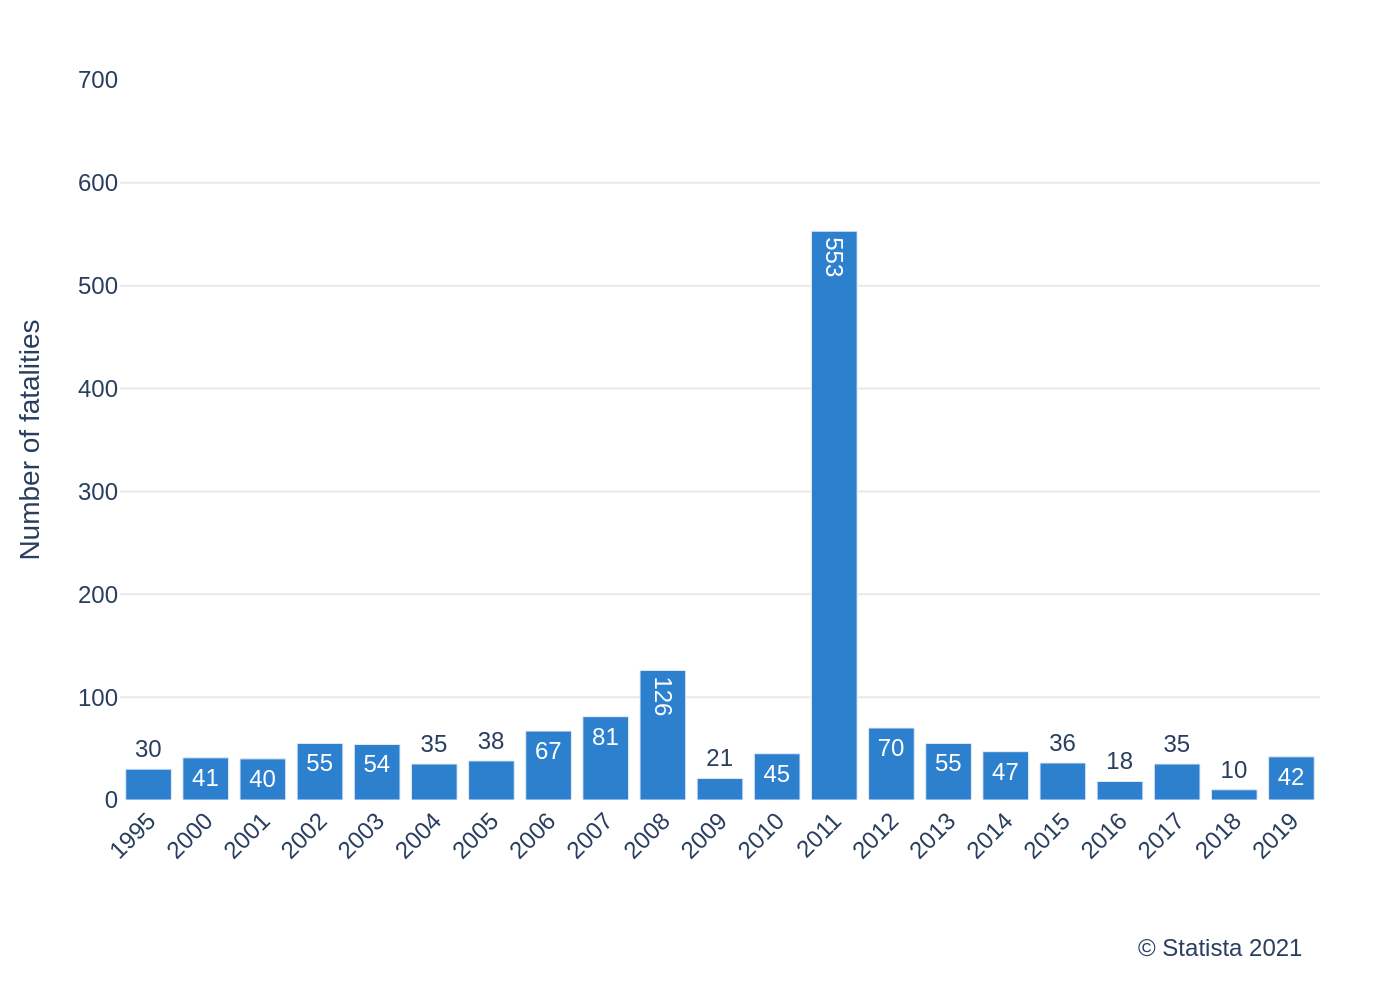

This figure's Python source:
import sys
import json
import plotly.graph_objects as go

# Check for command-line argument
if len(sys.argv) != 2:
    print("Usage: python create_chart.py <path_to_json_file>")
    sys.exit(1)

json_path = sys.argv[1]

# Read data from the specified JSON file
try:
    with open(json_path, 'r', encoding='utf-8') as f:
        chart_info = json.load(f)
except FileNotFoundError:
    print(f"Error: JSON file not found at {json_path}")
    sys.exit(1)
except json.JSONDecodeError:
    print(f"Error: Could not decode JSON from {json_path}")
    sys.exit(1)

# Extract data and texts from the JSON object
chart_data = chart_info.get("chart_data", [])
texts = chart_info.get("texts", {})
colors = chart_info.get("colors", [])

# Prepare data for Plotly
x_values = [item['x'] for item in chart_data]
y_values = [item['y'] for item in chart_data]

# Create the figure
fig = go.Figure()

# Add the bar trace
fig.add_trace(go.Bar(
    x=x_values,
    y=y_values,
    marker_color=colors[0] if colors else None,
    text=y_values,
    textposition='auto',
    hoverinfo='none'
))

# Update layout to match the original image
fig.update_layout(
    font=dict(family="Arial", size=12),
    plot_bgcolor='white',
    paper_bgcolor='white',
    showlegend=False,
    xaxis=dict(
        title_text=texts.get("x_axis_title"),
        showgrid=False,
        showline=False,
        tickangle=-45
    ),
    yaxis=dict(
        title_text=texts.get("y_axis_title"),
        range=[0, 700],
        gridcolor='#e9e9e9',
        zeroline=False
    ),
    margin=dict(l=60, r=40, t=40, b=100)
)

# Add source annotation
if texts.get("source"):
    fig.add_annotation(
        text=texts['source'],
        align='left',
        showarrow=False,
        xref='paper',
        yref='paper',
        x=0.99,
        y=-0.18, 
        xanchor='right',
        yanchor='top'
    )

# Determine the output filename from the input JSON path
base_filename = json_path.rsplit('.', 1)[0]
output_filename = f"{base_filename}.png"

# Save the figure as a PNG image
fig.write_image(output_filename, scale=2)

print(f"Chart saved to {output_filename}")
